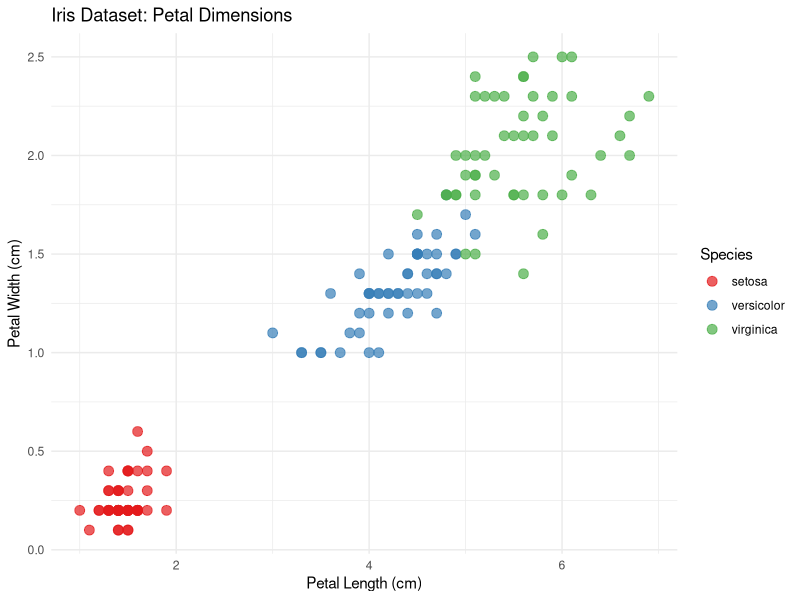
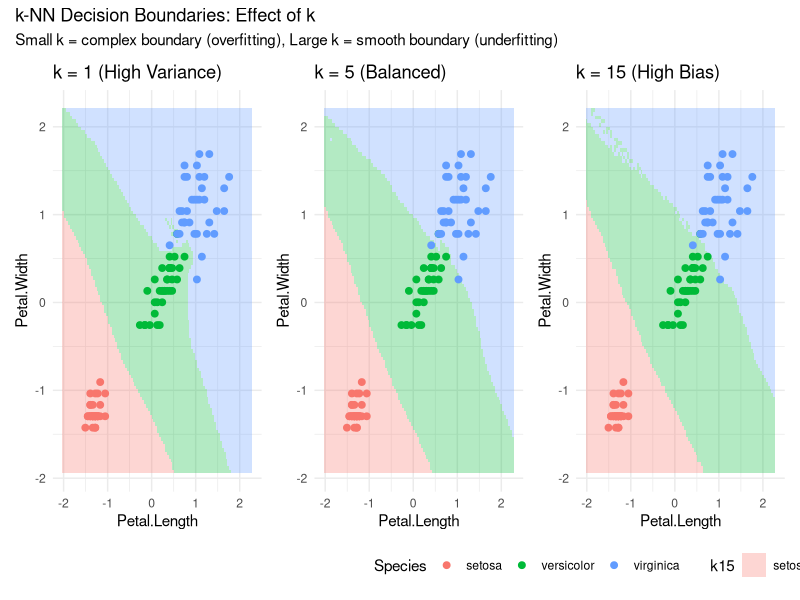
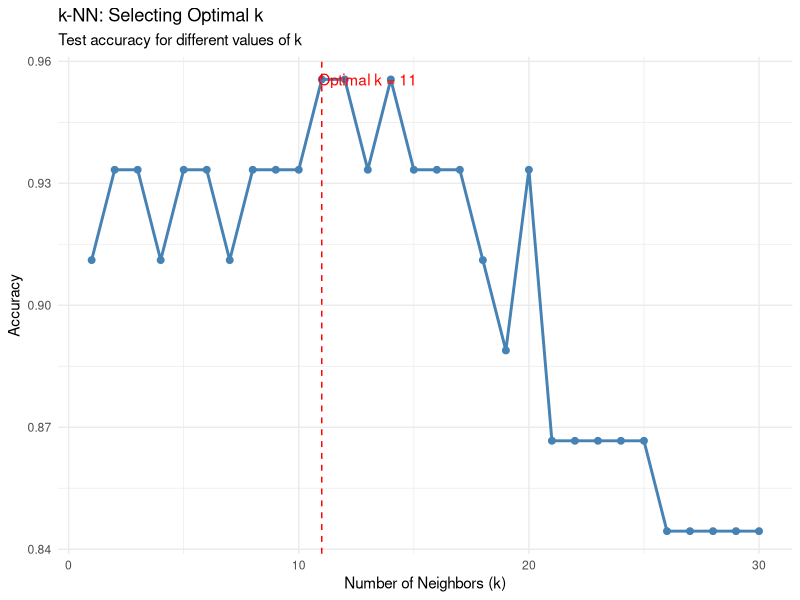
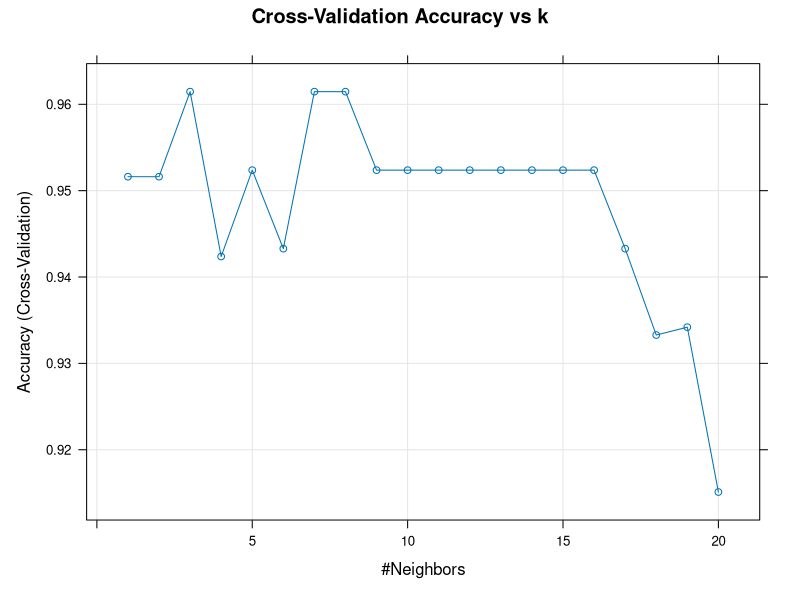
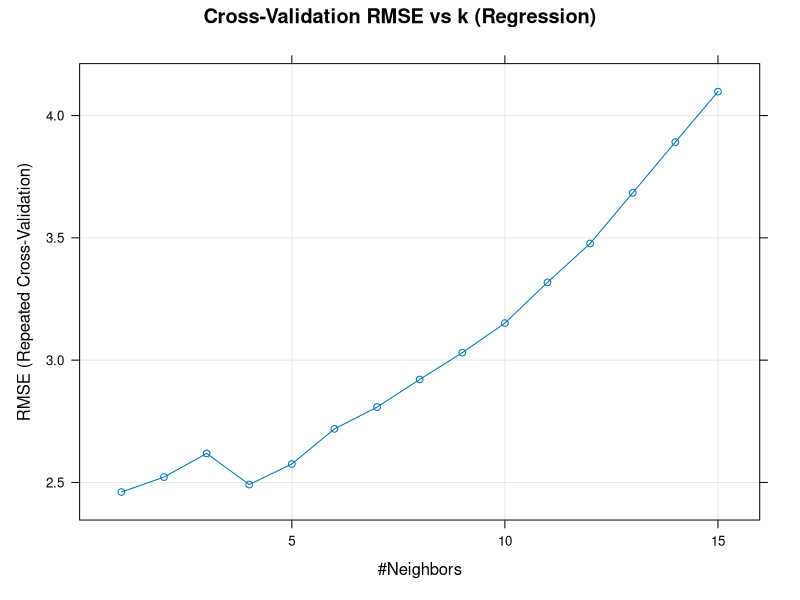
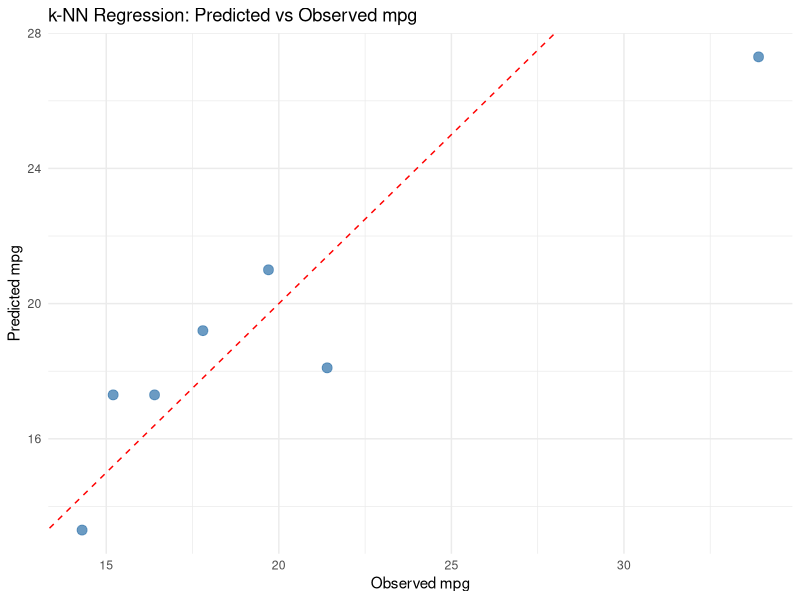
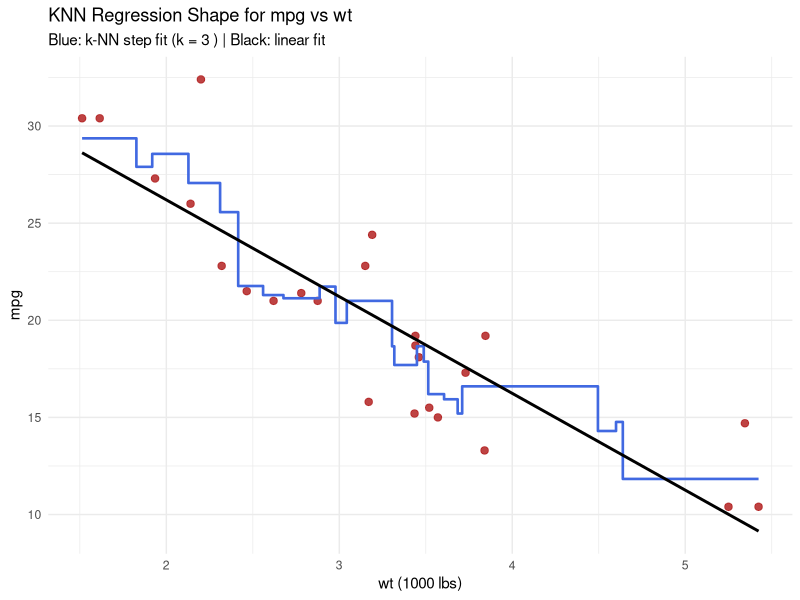

Reproduce these figures in R, in order.
## ---- chunk 1
knitr::opts_chunk$set(echo = TRUE, warning = FALSE, message = FALSE,
                      fig.width = 10, fig.height = 6)
## ---- chunk 2
# Core packages
library(tidyverse)    # Data manipulation and visualization
library(class)        # k-NN implementation
library(caret)        # Model training and evaluation
library(pROC)         # ROC curve analysis

# Visualization
library(ggplot2)
library(patchwork)
library(viridis)

# Set seed for reproducibility
set.seed(42)
## ---- chunk 3
# Load and explore the data
data(iris)
glimpse(iris)
## ---- chunk 4
# Pairwise scatter plots
ggplot(iris, aes(x = Petal.Length, y = Petal.Width, color = Species)) +
  geom_point(size = 3, alpha = 0.7) +
  labs(title = "Iris Dataset: Petal Dimensions",
       x = "Petal Length (cm)", y = "Petal Width (cm)") +
  theme_minimal() +
  scale_color_brewer(palette = "Set1")
## ---- chunk 5
# Create train/test split
set.seed(123)
train_idx <- createDataPartition(iris$Species, p = 0.7, list = FALSE)
iris_train <- iris[train_idx, ]
iris_test <- iris[-train_idx, ]

cat("Training set:", nrow(iris_train), "samples\n")
cat("Test set:", nrow(iris_test), "samples\n")
## ---- chunk 6
# Without scaling - distances dominated by large features
cat("Range before scaling:\n")
sapply(iris_train[, 1:4], range)

# With scaling
train_scaled <- scale(iris_train[, 1:4])
test_scaled <- scale(iris_test[, 1:4],
                     center = attr(train_scaled, "scaled:center"),
                     scale = attr(train_scaled, "scaled:scale"))

cat("\nRange after scaling:\n")
sapply(as.data.frame(train_scaled), range)
## ---- chunk 7
# k-NN with k = 3
knn_pred_k3 <- knn(train = train_scaled,
                   test = test_scaled,
                   cl = iris_train$Species,
                   k = 3)

# Confusion matrix
confusionMatrix(knn_pred_k3, iris_test$Species)
## ---- chunk 8
# Create a grid for visualization (using 2 features)
x_range <- seq(min(train_scaled[, "Petal.Length"]) - 0.5,
               max(train_scaled[, "Petal.Length"]) + 0.5, length.out = 100)
y_range <- seq(min(train_scaled[, "Petal.Width"]) - 0.5,
               max(train_scaled[, "Petal.Width"]) + 0.5, length.out = 100)
grid <- expand.grid(Petal.Length = x_range, Petal.Width = y_range)

# Predictions on grid for different values of k
grid$k1 <- knn(train = train_scaled[, c("Petal.Length", "Petal.Width")],
               test = as.matrix(grid[, c("Petal.Length", "Petal.Width")]),
               cl = iris_train$Species, k = 1)

grid$k5 <- knn(train = train_scaled[, c("Petal.Length", "Petal.Width")],
               test = as.matrix(grid[, c("Petal.Length", "Petal.Width")]),
               cl = iris_train$Species, k = 5)

grid$k15 <- knn(train = train_scaled[, c("Petal.Length", "Petal.Width")],
                test = as.matrix(grid[, c("Petal.Length", "Petal.Width")]),
                cl = iris_train$Species, k = 15)

# Plot decision boundaries
p_k1 <- ggplot() +
  geom_tile(data = grid, aes(x = Petal.Length, y = Petal.Width, fill = k1), alpha = 0.3) +
  geom_point(data = data.frame(train_scaled, Species = iris_train$Species),
             aes(x = Petal.Length, y = Petal.Width, color = Species), size = 2) +
  labs(title = "k = 1 (High Variance)") +
  theme_minimal() + theme(legend.position = "none")

p_k5 <- ggplot() +
  geom_tile(data = grid, aes(x = Petal.Length, y = Petal.Width, fill = k5), alpha = 0.3) +
  geom_point(data = data.frame(train_scaled, Species = iris_train$Species),
             aes(x = Petal.Length, y = Petal.Width, color = Species), size = 2) +
  labs(title = "k = 5 (Balanced)") +
  theme_minimal() + theme(legend.position = "none")

p_k15 <- ggplot() +
  geom_tile(data = grid, aes(x = Petal.Length, y = Petal.Width, fill = k15), alpha = 0.3) +
  geom_point(data = data.frame(train_scaled, Species = iris_train$Species),
             aes(x = Petal.Length, y = Petal.Width, color = Species), size = 2) +
  labs(title = "k = 15 (High Bias)") +
  theme_minimal() + theme(legend.position = "bottom")

(p_k1 | p_k5 | p_k15) +
  plot_annotation(title = "k-NN Decision Boundaries: Effect of k",
                  subtitle = "Small k = complex boundary (overfitting), Large k = smooth boundary (underfitting)")
## ---- chunk 9
# Evaluate different values of k
k_values <- 1:30
accuracy <- numeric(length(k_values))

for (i in seq_along(k_values)) {
  pred <- knn(train = train_scaled,
              test = test_scaled,
              cl = iris_train$Species,
              k = k_values[i])
  accuracy[i] <- mean(pred == iris_test$Species)
}

# Plot accuracy vs k
k_results <- data.frame(k = k_values, Accuracy = accuracy)

ggplot(k_results, aes(x = k, y = Accuracy)) +
  geom_line(color = "steelblue", linewidth = 1) +
  geom_point(color = "steelblue", size = 2) +
  geom_vline(xintercept = k_values[which.max(accuracy)],
             linetype = "dashed", color = "red") +
  annotate("text", x = k_values[which.max(accuracy)] + 2, y = max(accuracy),
           label = paste("Optimal k =", k_values[which.max(accuracy)]),
           color = "red") +
  labs(title = "k-NN: Selecting Optimal k",
       subtitle = "Test accuracy for different values of k",
       x = "Number of Neighbors (k)", y = "Accuracy") +
  theme_minimal()

cat("Optimal k:", k_values[which.max(accuracy)], "\n")
cat("Best accuracy:", max(accuracy), "\n")
## ---- chunk 10
# Set up cross-validation
ctrl <- trainControl(method = "cv", number = 10)

# Train k-NN with automatic k selection
knn_cv <- train(Species ~ .,
                data = iris_train,
                method = "knn",
                trControl = ctrl,
                preProcess = c("center", "scale"),
                tuneGrid = data.frame(k = 1:20))

# Results
print(knn_cv)
plot(knn_cv, main = "Cross-Validation Accuracy vs k")

# Best model predictions
knn_cv_pred <- predict(knn_cv, iris_test)
confusionMatrix(knn_cv_pred, iris_test$Species)
## ---- chunk 11
data(mtcars)

# Train/test split
set.seed(456)
train_idx_reg <- createDataPartition(mtcars$mpg, p = 0.75, list = FALSE)
mtcars_train <- mtcars[train_idx_reg, ]
mtcars_test <- mtcars[-train_idx_reg, ]

cat("Training set:", nrow(mtcars_train), "cars\n")
cat("Test set:", nrow(mtcars_test), "cars\n")
## ---- chunk 12
# Cross-validation setup for regression
ctrl_reg <- trainControl(method = "repeatedcv", number = 5, repeats = 3)

# k-NN regression model
knn_reg <- train(
  mpg ~ wt + hp + disp + cyl,
  data = mtcars_train,
  method = "knn",
  trControl = ctrl_reg,
  preProcess = c("center", "scale"), # Scaling directly when training
  tuneGrid = data.frame(k = 1:15),
  metric = "RMSE"
)

print(knn_reg)
plot(knn_reg, main = "Cross-Validation RMSE vs k (Regression)")
## ---- chunk 13
# Test set predictions
knn_reg_pred <- predict(knn_reg, newdata = mtcars_test)

# Regression metrics
rmse_val <- RMSE(knn_reg_pred, mtcars_test$mpg)
mae_val <- MAE(knn_reg_pred, mtcars_test$mpg)
r2_val <- R2(knn_reg_pred, mtcars_test$mpg)

cat("Best k:", knn_reg$bestTune$k, "\n")
cat("Test RMSE:", round(rmse_val, 3), "\n")
cat("Test MAE:", round(mae_val, 3), "\n")
cat("Test R^2:", round(r2_val, 3), "\n")

reg_results <- tibble(
  observed = mtcars_test$mpg,
  predicted = knn_reg_pred
)

ggplot(reg_results, aes(x = observed, y = predicted)) +
  geom_point(size = 3, color = "steelblue", alpha = 0.8) +
  geom_abline(slope = 1, intercept = 0, linetype = "dashed", color = "red") +
  labs(title = "k-NN Regression: Predicted vs Observed mpg",
       x = "Observed mpg",
       y = "Predicted mpg") +
  theme_minimal()
## ---- chunk 14
# 1D model for visualization: mpg as a function of wt only
k_shape <- 3
knn_reg_wt <- train(
  mpg ~ wt,
  data = mtcars_train,
  method = "knn",
  trControl = ctrl_reg,
  preProcess = c("center", "scale"),
  tuneGrid = data.frame(k = k_shape),
  metric = "RMSE"
)

# Smooth grid over wt to draw the fitted function
wt_grid <- tibble(
  wt = seq(min(mtcars_train$wt), max(mtcars_train$wt), length.out = 300)
)

lm_wt <- lm(mpg ~ wt, data = mtcars_train)

plot_data <- wt_grid %>%
  mutate(
    mpg_knn = predict(knn_reg_wt, newdata = wt_grid),
    mpg_lm = predict(lm_wt, newdata = wt_grid)
  )

ggplot() +
  geom_point(data = mtcars_train, aes(x = wt, y = mpg),
             color = "firebrick", size = 2.2, alpha = 0.85) +
  geom_step(data = plot_data, aes(x = wt, y = mpg_knn),
            color = "royalblue", linewidth = 0.9) +
  geom_line(data = plot_data, aes(x = wt, y = mpg_lm),
            color = "black", linewidth = 1) +
  labs(
    title = "KNN Regression Shape for mpg vs wt",
    subtitle = paste("Blue: k-NN step fit (k =", k_shape, ") | Black: linear fit"),
    x = "wt (1000 lbs)",
    y = "mpg"
  ) +
  theme_minimal()
